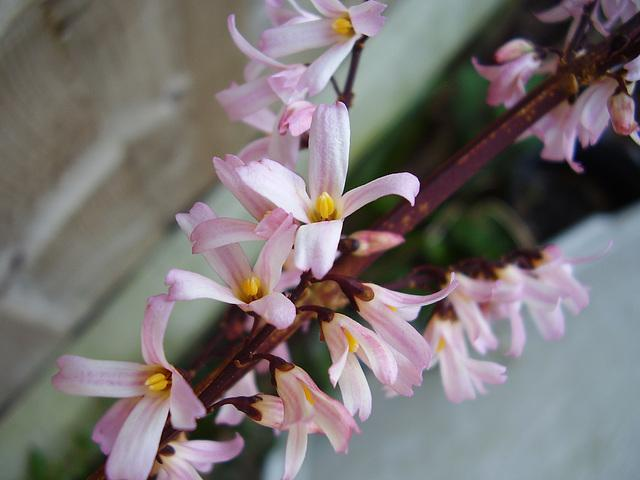
#> input picture python-code/opengl-learning/resources/images/f2.jpg, 640 x 480 px, found by its file name
$ jupyter execute '39-图像特效-径向模糊.ipynb'   (shell and % lines are left out)
#> lines starting #> are read from the running program, lines starting #| are printed output that depends on the picture
# 图像特效-径向模糊

[cell 1]
from scipy import signal
import numpy as np
import cv2
import matplotlib.pyplot as plt
from numpy.lib.function_base import histogram

[cell 2]
src = cv2.imread('../datas/f2.jpg')
#> src is the input picture: shape (480, 640, 3); mean B, G, R 114.3, 114.2, 120.8
gray = cv2.imread('../datas/f2.jpg',0)
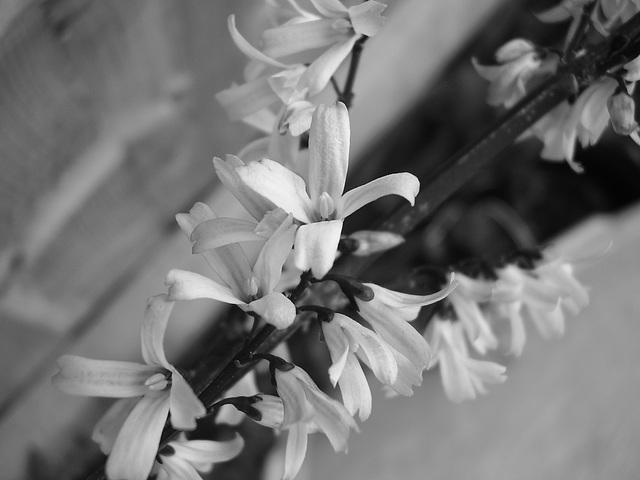
#> gray: shape (480, 640); min 0, max 254, mean 116.2
rgb = cv2.cvtColor(src,cv2.COLOR_BGR2RGB)

[cell 3]
def radial_blur(src,iteration=1, angle=30.):
#> called with iteration = 1, angle = 30
    srcf = src.astype(np.float32)
    dst = np.zeros_like(srcf)
    height,width = srcf.shape[0],srcf.shape[1]
#> height = 480; width = 640
    angle = angle%360
    radian = angle/180.0*np.pi
    radian2 = radian*radian
    iteration2 = iteration*iteration
    midX = width//2
#> midX = 320
    midY = height/2
#> midY = 240
    count = 0
    for i in range(height):
        for j in range(width):
            count= 0
            xoffsetCCW = xoffsetCW = j-midX
            yoffsetCCW = yoffsetCW = i-midY
            rSum, gSum, bSum = 0.,0.,0.
            count += 1
            rSum += srcf[i,j,0]
            gSum += srcf[i,j,1]
            bSum += srcf[i,j,2]

            for k in range(iteration):
                # 逆时针（正向）偏移
                xoffset = xoffsetCCW
                yoffset = yoffsetCCW

                xoffsetCCW = xoffset - radian*yoffset/iteration - radian2*xoffset/iteration2
                yoffsetCCW = yoffset - radian*xoffset/iteration - radian2*yoffsetCCW/iteration2

                i0 = int(yoffsetCCW + midY)
                j0 = int(xoffsetCCW + midX)

                if i0>=0 and i0<height and j0>=0 and j0<width:
                    count += 1
                    rSum += srcf[i0,j0,0]
                    gSum += srcf[i0,j0,1]
                    bSum += srcf[i0,j0,2]
                # 顺时针偏移
                xoffset = xoffsetCW
                yoffset = yoffsetCW
                xoffsetCW = xoffset + radian*yoffset/iteration - radian2*xoffset/iteration2
                yoffsetCW = yoffset - radian*xoffset/iteration2 - radian2*yoffset/iteration2

                i0 = int(yoffsetCW + midY)
                j0 = int(xoffsetCW + midX)

                if i0>=0 and i0<height and j0>=0 and j0<width:
                    count += 1
                    rSum += srcf[i0,j0,0]
                    gSum += srcf[i0,j0,1]
                    bSum += srcf[i0,j0,2]
            dst[i,j,0] = rSum / count
            dst[i,j,1] = gSum / count
            dst[i,j,2] = bSum / count
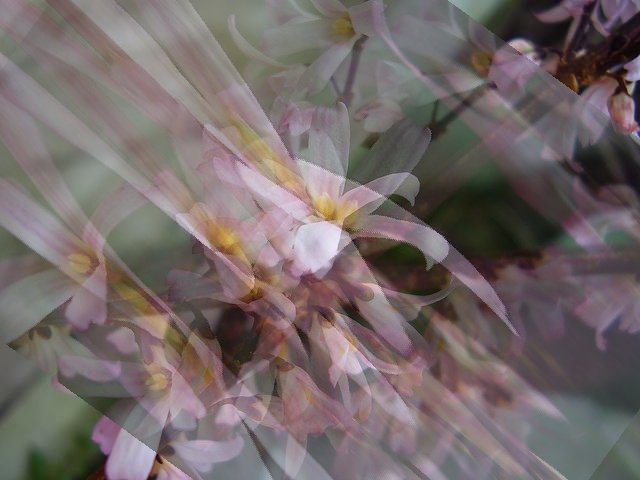
#> dst: shape (480, 640, 3) float32; mean R, G, B 116.4, 106, 105.6
    dst[dst <0] = 0
    dst[dst > 255] = 255
    return dst.astype('uint8')
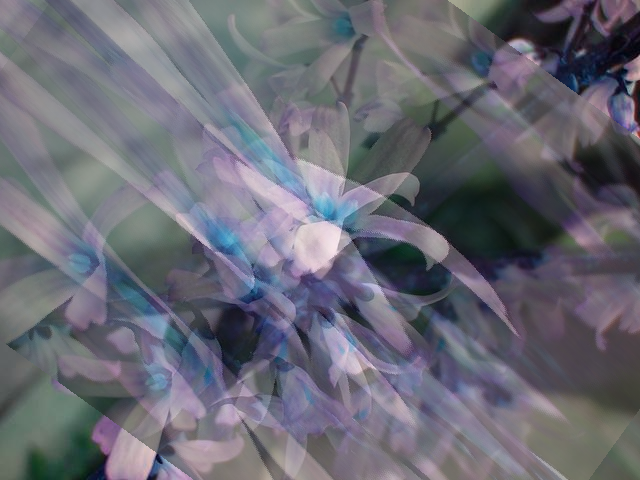
#> returned value: shape (480, 640, 3); mean of channels 0, 1, 2 116.1, 105.7, 105.3; drawn as B, G, R

$ run again, with python-code/opengl-learning/resources/images/f1.jpg copied over python-code/opengl-learning/resources/images/f2.jpg
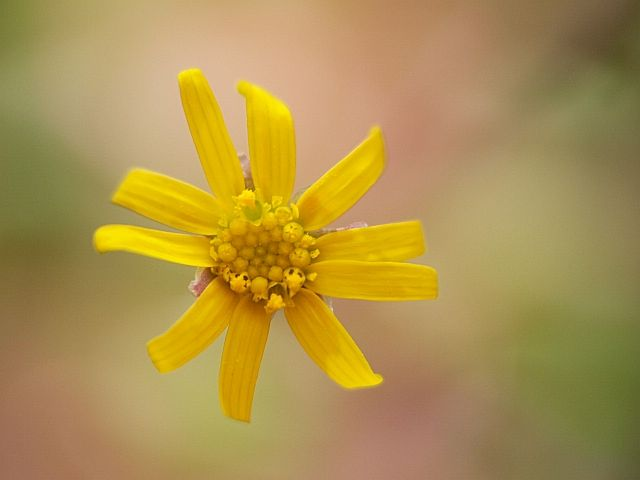
#> input picture python-code/opengl-learning/resources/images/f1.jpg, 640 x 480 px, found by its file name
#> src is the input picture: shape (480, 640, 3); mean B, G, R 78.8, 145.8, 173.2
#> after the loop in radial_blur, `for i in range(height):`:
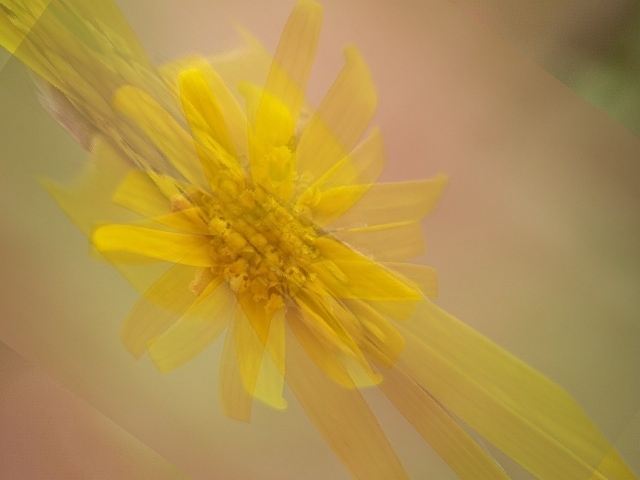
#> dst: shape (480, 640, 3) float32; mean R, G, B 178.5, 146.3, 72.7
#> in radial_blur, `return dst.astype('uint8')`:
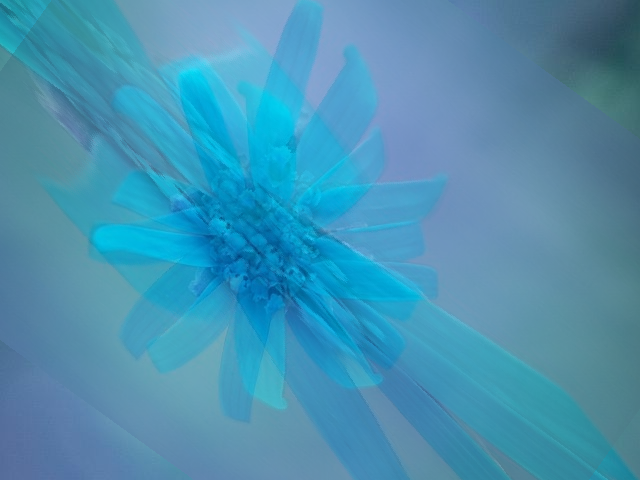
#> returned value: shape (480, 640, 3); mean of channels 0, 1, 2 178.2, 146, 72.4; drawn as B, G, R

$ run again, with python-code/opengl-learning/resources/images/f3.jpg copied over python-code/opengl-learning/resources/images/f2.jpg
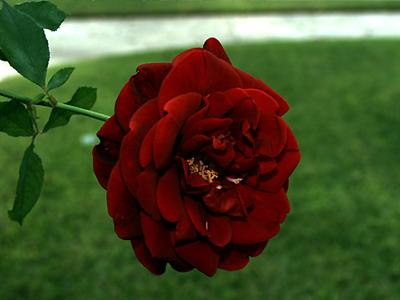
#> input picture python-code/opengl-learning/resources/images/f3.jpg, 400 x 300 px, found by its file name
#> src is the input picture: shape (300, 400, 3); mean B, G, R 41.2, 78.6, 72.4
#> after the loop in radial_blur, `for i in range(height):`:
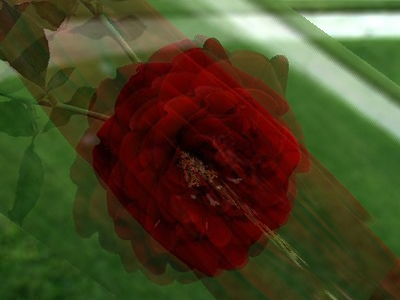
#> dst: shape (300, 400, 3) float32; mean R, G, B 73.1, 68.9, 36.6
#> in radial_blur, `return dst.astype('uint8')`:
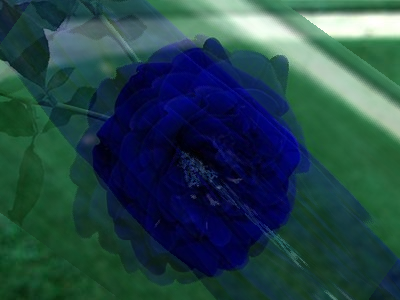
#> returned value: shape (300, 400, 3); mean of channels 0, 1, 2 72.8, 68.6, 36.3; drawn as B, G, R

$ run again, with python-code/opengl-learning/resources/images/f4.jpg copied over python-code/opengl-learning/resources/images/f2.jpg
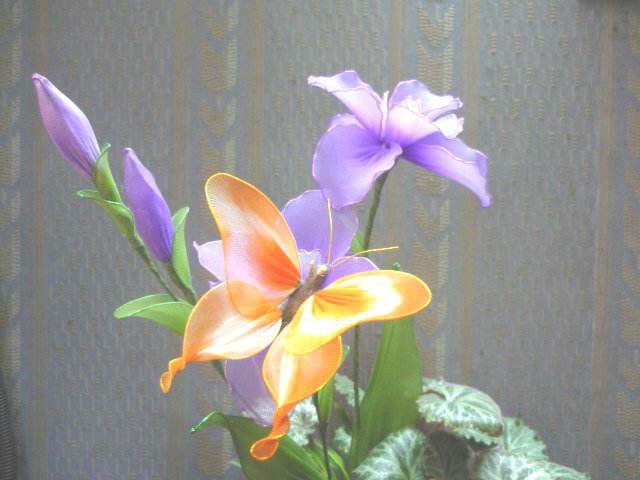
#> input picture python-code/opengl-learning/resources/images/f4.jpg, 640 x 480 px, found by its file name
#> src is the input picture: shape (480, 640, 3); mean B, G, R 142.8, 147.8, 150.1
#> after the loop in radial_blur, `for i in range(height):`:
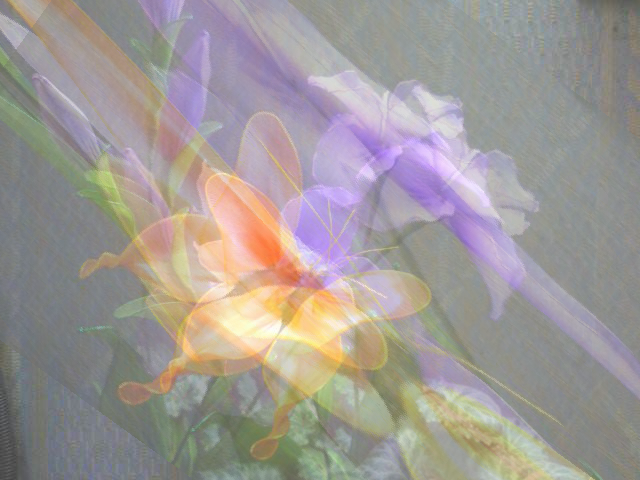
#> dst: shape (480, 640, 3) float32; mean R, G, B 159.7, 153.3, 150.3
#> in radial_blur, `return dst.astype('uint8')`:
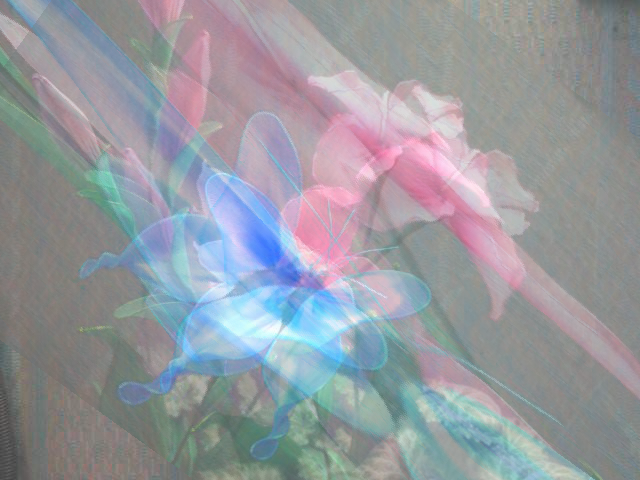
#> returned value: shape (480, 640, 3); mean of channels 0, 1, 2 159.4, 153, 150; drawn as B, G, R
